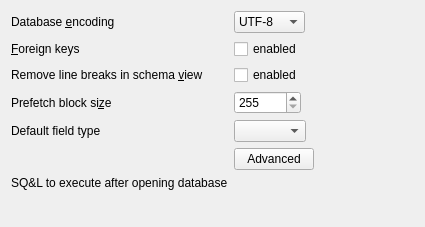
     <widget class="QWidget" name="tab">
      <attribute name="title">
       <string>&amp;Database</string>
      </attribute>
      <layout class="QFormLayout" name="formLayout">
       <property name="fieldGrowthPolicy">
        <enum>QFormLayout::FieldsStayAtSizeHint</enum>
       </property>
       <item row="0" column="0">
        <widget class="QLabel" name="label">
         <property name="text">
          <string>Database &amp;encoding</string>
         </property>
         <property name="buddy">
          <cstring>encodingComboBox</cstring>
         </property>
        </widget>
       </item>
       <item row="0" column="1">
        <widget class="QComboBox" name="encodingComboBox">
         <item>
          <property name="text">
           <string notr="true">UTF-8</string>
          </property>
         </item>
         <item>
          <property name="text">
           <string notr="true">UTF-16</string>
          </property>
         </item>
        </widget>
       </item>
       <item row="1" column="0">
        <widget class="QLabel" name="label_5">
         <property name="toolTip">
          <string>Open databases with foreign keys enabled.</string>
         </property>
         <property name="text">
          <string>&amp;Foreign keys</string>
         </property>
         <property name="buddy">
          <cstring>foreignKeysCheckBox</cstring>
         </property>
        </widget>
       </item>
       <item row="1" column="1">
        <widget class="QCheckBox" name="foreignKeysCheckBox">
         <property name="text">
          <string>enabled</string>
         </property>
        </widget>
       </item>
       <item row="2" column="0">
        <widget class="QLabel" name="label_8">
         <property name="text">
          <string>Remove line breaks in schema &amp;view</string>
         </property>
         <property name="buddy">
          <cstring>checkHideSchemaLinebreaks</cstring>
         </property>
        </widget>
       </item>
       <item row="2" column="1">
        <widget class="QCheckBox" name="checkHideSchemaLinebreaks">
         <property name="toolTip">
          <string>When enabled, the line breaks in the Schema column of the DB Structure tab, dock and printed output are removed.</string>
         </property>
         <property name="text">
          <string>enabled</string>
         </property>
        </widget>
       </item>
       <item row="3" column="0">
        <widget class="QLabel" name="label_2">
         <property name="text">
          <string>Prefetch block si&amp;ze</string>
         </property>
         <property name="buddy">
          <cstring>spinPrefetchSize</cstring>
         </property>
        </widget>
       </item>
       <item row="3" column="1">
        <widget class="QSpinBox" name="spinPrefetchSize">
         <property name="minimum">
          <number>255</number>
         </property>
         <property name="maximum">
          <number>1000000</number>
         </property>
        </widget>
       </item>
       <item row="5" column="1">
        <widget class="QPushButton" name="buttonDatabaseAdvanced">
         <property name="text">
          <string>Advanced</string>
         </property>
         <property name="icon">
          <iconset resource="icons/icons.qrc">
           <normaloff>:/icons/down</normaloff>:/icons/down</iconset>
         </property>
         <property name="checkable">
          <bool>true</bool>
         </property>
        </widget>
       </item>
       <item row="7" column="0">
        <widget class="QLabel" name="labelDatabaseDefaultSqlText">
         <property name="text">
          <string>SQ&amp;L to execute after opening database</string>
         </property>
         <property name="buddy">
          <cstring>editDatabaseDefaultSqlText</cstring>
         </property>
        </widget>
       </item>
       <item row="8" column="1">
        <spacer name="horizontalSpacer_2">
         <property name="orientation">
          <enum>Qt::Horizontal</enum>
         </property>
         <property name="sizeHint" stdset="0">
          <size>
           <width>180</width>
           <height>20</height>
          </size>
         </property>
        </spacer>
       </item>
       <item row="4" column="1">
        <widget class="QComboBox" name="defaultFieldTypeComboBox"/>
       </item>
       <item row="4" column="0">
        <widget class="QLabel" name="defaultFieldTypeLabel">
         <property name="text">
          <string>Default field type</string>
         </property>
         <property name="buddy">
          <cstring>defaultFieldTypeComboBox</cstring>
         </property>
        </widget>
       </item>
      </layout>
     </widget>
